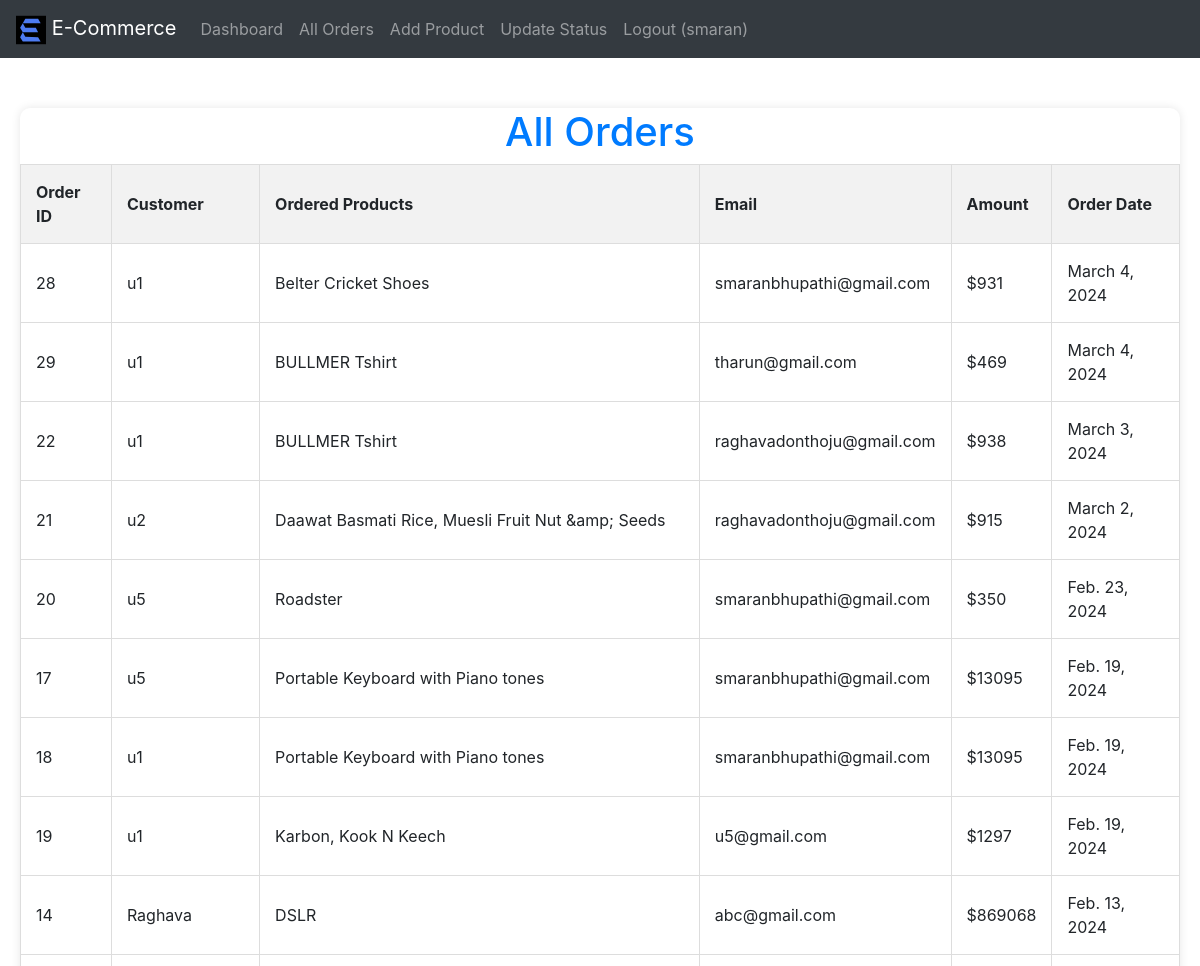
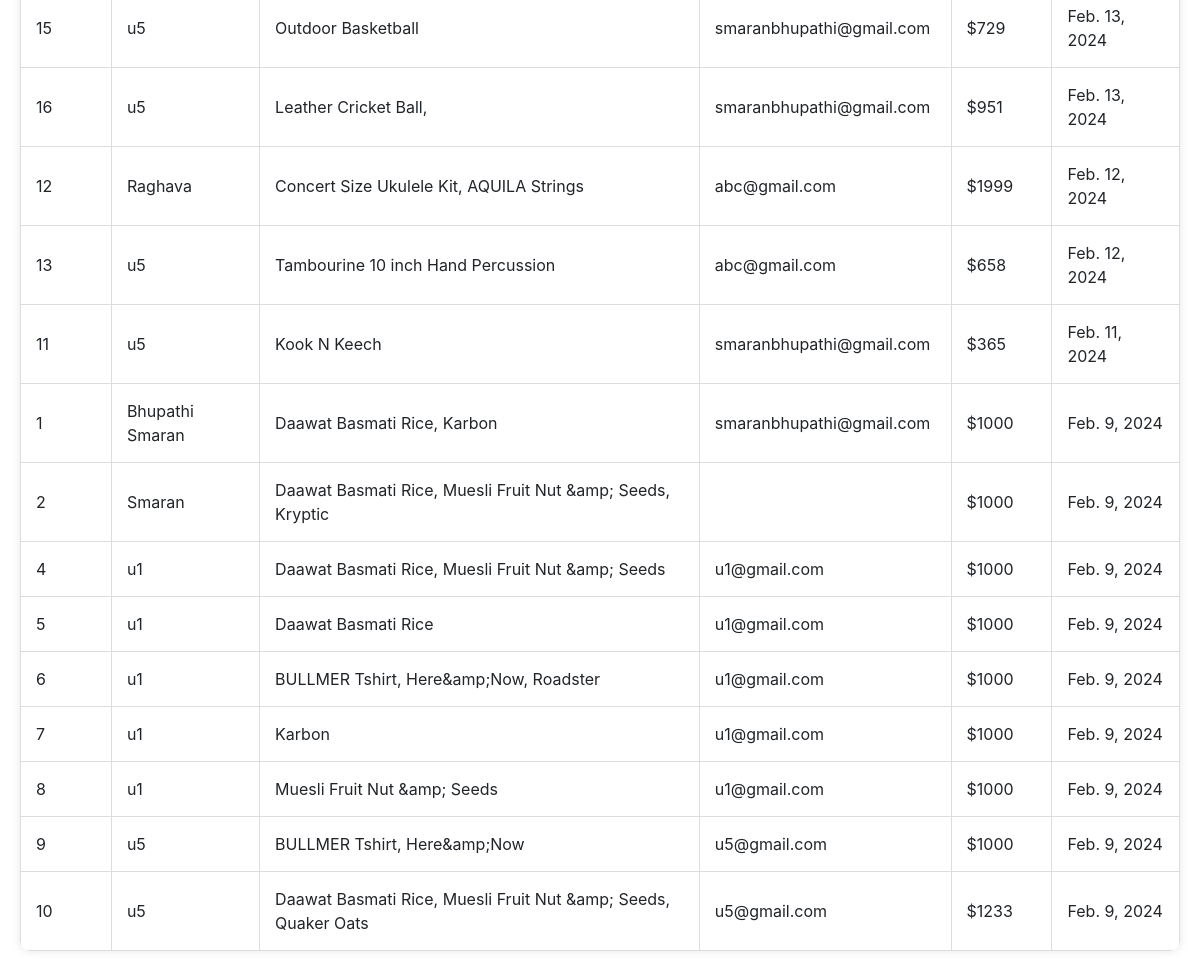
/adminpage/allOrders/ (signed in), run on the app's committed database (2 pictures, top to bottom).
### shop/models.py (models this page shows)
class Orders(models.Model):
    order_id = models.AutoField(primary_key=True)
    items_json = models.CharField(max_length=5000)
    shipto = models.CharField(max_length=90)
    shipfrom = models.CharField(max_length=90)
    email = models.CharField(max_length=111)
    address = models.CharField(max_length=111)
    city = models.CharField(max_length=111)
    state = models.CharField(max_length=111)
    zip_code = models.CharField(max_length=111)
    phone = models.CharField(max_length=111, default="")
    timestamp = models.DateField(auto_now_add=True)
    amount = models.CharField(max_length=90)

### shop/views.py (the view)
# urls.py: path('adminpage/allOrders/', allOrders, name='all_orders'),
def allOrders(request):
    if request.session.get("adminusername"):
        all_orders = Orders.objects.all().order_by('-timestamp')
        for order in all_orders:
            items_data = json.loads(order.items_json)
            product_names = [item_data[1] for item_data in items_data.values()]
            order.product_names = ', '.join(product_names)
        context = {
            'all_orders': all_orders,
        }
        return render(request, 'shop/allOrders.html', context)
    else:
        return redirect("/login/admin")

### shop/templates/shop/allOrders.html (shortened to what this page needs)
{% extends 'shop/basicAdmin.html' %}
{% block body %}
    <div class="dashboard">
        <h1>All Orders</h1>
        <table>
            <thead>
                <tr>
                    <th onclick="sortTable(0)">Order ID</th>
                    <th onclick="sortTable(1)">Customer</th>
                    <th onclick="sortTable(2)">Ordered Products</th>
                    <th onclick="sortTable(3)">Email</th>
                    <th onclick="sortTable(4)">Amount</th>
                    <th onclick="sortTable(5)">Order Date</th>
                </tr>
            </thead>
            <tbody id="orderTableBody">
                {% for order in all_orders %}
                    <tr>
                        <td>{{ order.order_id }}</td>
                        <td>{{ order.shipfrom }}</td>
                        <td>{{ order.product_names }}</td>
                        <td>{{ order.email }}</td>
                        <td>${{ order.amount }}</td>
                        <td>{{ order.timestamp }}</td>
                    </tr>
                {% endfor %}
            </tbody>
        </table>
    </div>
{% endblock %}

### data on the page
Orders: order_id "28", shipfrom "u1", product_names "Belter Cricket Shoes", email "smaranbhupathi@gmail.com", amount "931", timestamp "March 4, 2024"
Orders: order_id "29", shipfrom "u1", product_names "BULLMER Tshirt", email "tharun@gmail.com", amount "469", timestamp "March 4, 2024"
Orders: order_id "22", shipfrom "u1", product_names "BULLMER Tshirt", email "raghavadonthoju@gmail.com", amount "938", timestamp "March 3, 2024"
Orders: order_id "21", shipfrom "u2", product_names "Daawat Basmati Rice, Muesli Fruit Nut &amp; Seeds", email "raghavadonthoju@gmail.com", amount "915", timestamp "March 2, 2024"
Orders: order_id "20", shipfrom "u5", product_names "Roadster", email "smaranbhupathi@gmail.com", amount "350", timestamp "Feb. 23, 2024"
Orders: order_id "17", shipfrom "u5", product_names "Portable Keyboard with Piano tones", email "smaranbhupathi@gmail.com", amount "13095", timestamp "Feb. 19, 2024"
Orders: order_id "18", shipfrom "u1", product_names "Portable Keyboard with Piano tones", email "smaranbhupathi@gmail.com", amount "13095", timestamp "Feb. 19, 2024"
Orders: order_id "19", shipfrom "u1", product_names "Karbon, Kook N Keech", email "u5@gmail.com", amount "1297", timestamp "Feb. 19, 2024"
Orders: order_id "14", shipfrom "Raghava", product_names "DSLR", email "abc@gmail.com", amount "869068", timestamp "Feb. 13, 2024"
Orders: order_id "15", shipfrom "u5", product_names "Outdoor Basketball", email "smaranbhupathi@gmail.com", amount "729", timestamp "Feb. 13, 2024"
Orders: order_id "16", shipfrom "u5", product_names "Leather Cricket Ball,", email "smaranbhupathi@gmail.com", amount "951", timestamp "Feb. 13, 2024"
Orders: order_id "12", shipfrom "Raghava", product_names "Concert Size Ukulele Kit, AQUILA Strings", email "abc@gmail.com", amount "1999", timestamp "Feb. 12, 2024"
Orders: order_id "13", shipfrom "u5", product_names "Tambourine 10 inch Hand Percussion", email "abc@gmail.com", amount "658", timestamp "Feb. 12, 2024"
Orders: order_id "11", shipfrom "u5", product_names "Kook N Keech", email "smaranbhupathi@gmail.com", amount "365", timestamp "Feb. 11, 2024"
Orders: order_id "1", shipfrom "Bhupathi Smaran", product_names "Daawat Basmati Rice, Karbon", email "smaranbhupathi@gmail.com", amount "1000", timestamp "Feb. 9, 2024"
Orders: order_id "2", shipfrom "Smaran", product_names "Daawat Basmati Rice, Muesli Fruit Nut &amp; Seeds, Kryptic", amount "1000", timestamp "Feb. 9, 2024"
Orders: order_id "4", shipfrom "u1", product_names "Daawat Basmati Rice, Muesli Fruit Nut &amp; Seeds", email "u1@gmail.com", amount "1000", timestamp "Feb. 9, 2024"
Orders: order_id "5", shipfrom "u1", product_names "Daawat Basmati Rice", email "u1@gmail.com", amount "1000", timestamp "Feb. 9, 2024"
Orders: order_id "6", shipfrom "u1", product_names "BULLMER Tshirt, Here&amp;Now, Roadster", email "u1@gmail.com", amount "1000", timestamp "Feb. 9, 2024"
Orders: order_id "7", shipfrom "u1", product_names "Karbon", email "u1@gmail.com", amount "1000", timestamp "Feb. 9, 2024"
Orders: order_id "8", shipfrom "u1", product_names "Muesli Fruit Nut &amp; Seeds", email "u1@gmail.com", amount "1000", timestamp "Feb. 9, 2024"
Orders: order_id "9", shipfrom "u5", product_names "BULLMER Tshirt, Here&amp;Now", email "u5@gmail.com", amount "1000", timestamp "Feb. 9, 2024"
Orders: order_id "10", shipfrom "u5", product_names "Daawat Basmati Rice, Muesli Fruit Nut &amp; Seeds, Quaker Oats", email "u5@gmail.com", amount "1233", timestamp "Feb. 9, 2024"

### other printed values
{{ request.session.adminusername }} "smaran"
